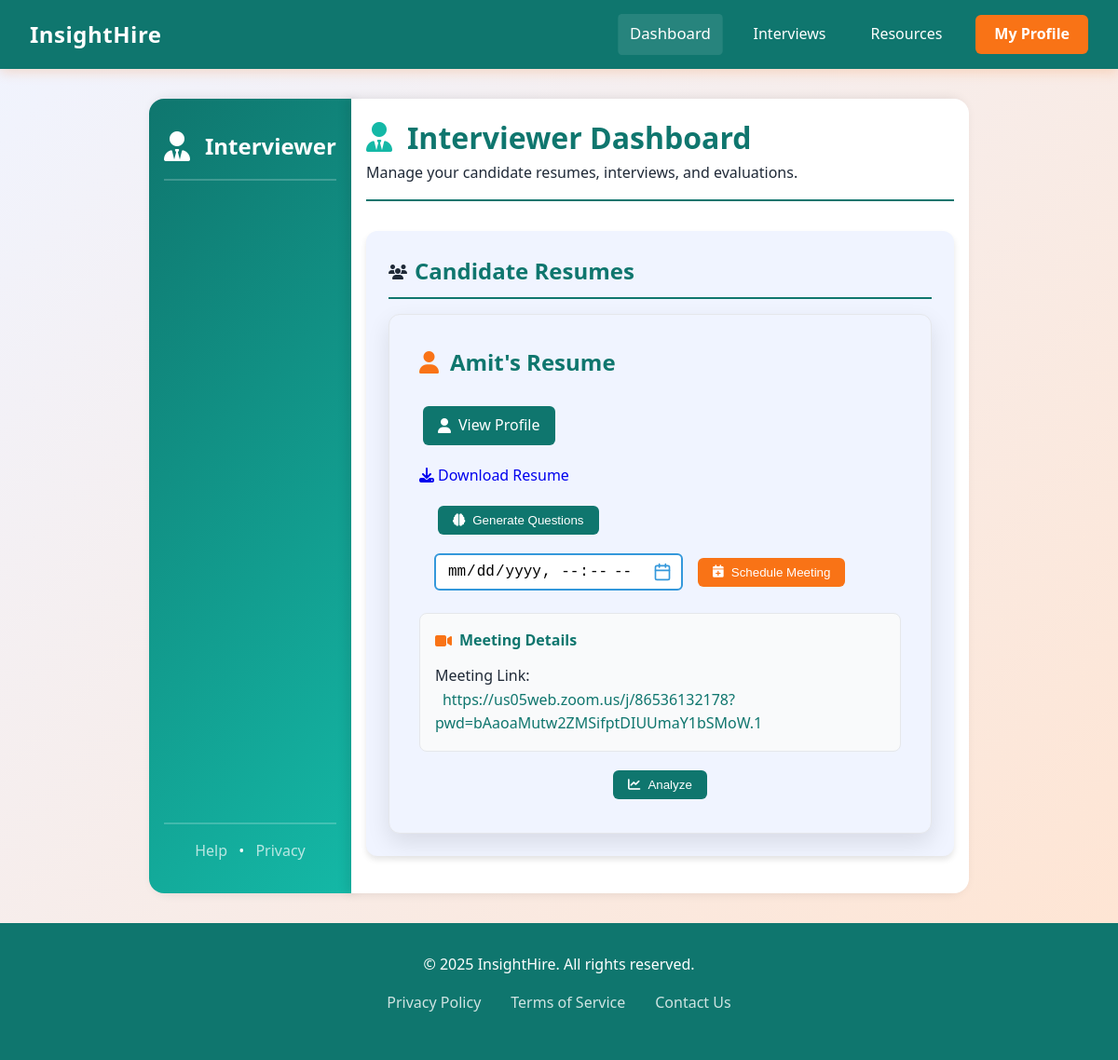
The page /interviewer/dashboard/ (signed in) on the database its author committed.
### candidates/models.py (models this page shows, shortened)
class CandidateProfile(models.Model):
    user = models.OneToOneField(User, on_delete=models.CASCADE)
    resume = models.FileField(upload_to='resumes/', blank=True, null=True)
    linkedin_profile = models.URLField(blank=True, null=True)  # New field
    github_profile = models.URLField(blank=True, null=True)  # New field
    address = models.TextField(blank=True, null=True)  # New field
    skills = models.CharField(max_length=500, blank=True, null=True)  # New field
    experience = models.CharField(max_length=255, blank=True, null=True)  # New field
    company_applied = models.CharField(max_length=255, blank=True, null=True)
    meeting_link = models.URLField(blank=True, null=True)
    job_title = models.CharField(max_length=255, blank=True, null=True)
    audio_file = models.FileField(upload_to="interview_audio/", blank=True, null=True)
    video_file = models.FileField(upload_to="interview_videos/", blank=True, null=True)
    emotion_analysis = models.TextField(blank=True, null=True)
    overall_report = models.TextField(blank=True, null=True)
    hiring_recommendation = models.FloatField(blank=True, null=True)
    application_status = models.CharField(
        max_length=10,
        choices=[('Pending', 'Pending'), ('Accepted', 'Accepted'), ('Rejected', 'Rejected')],
        default='Pending'
    )

### interviewers/views.py (the view, shortened to what this page needs)
# urls.py: path('dashboard/', interviewer_dashboard, name='interviewer_dashboard'),
@login_required
def interviewer_dashboard(request):
    resumes = CandidateProfile.objects.exclude(
        resume__isnull=True).exclude(resume__exact='')
    questions = None
    meeting_link = None
    evaluation_reports = {}
    interviewer_profile = InterviewerProfile.objects.get(user=request.user)
    candidates = CandidateProfile.objects.filter(company_applied=interviewer_profile.company_name)
    interviewer_profile = InterviewerProfile.objects.get(user=request.user)
    candidates = CandidateProfile.objects.filter(company_applied=interviewer_profile.company_name)
    interviewer_profile, created = InterviewerProfile.objects.get_or_create(
        user=request.user)
    return render(request, 'interviewers/dashboard.html', {
        'resumes': resumes,
        'questions': questions,
        'meeting_link': meeting_link,
        'evaluation_reports': evaluation_reports,
        'candidates': candidates
    })

### interviewers/templates/interviewers/dashboard.html (shortened to what this page needs)
{% load custom_filters %}
<!DOCTYPE html>
<html lang="en">
<head>
    <link href="https://cdnjs.cloudflare.com/ajax/libs/font-awesome/6.5.1/css/all.min.css" rel="stylesheet">
</head>
<body>
    <nav>
        <div class="nav-container">
            <a href="/" class="logo">
                <span class="logo-text">InsightHire</span>
            </a>
            <div class="nav-links">
                <a href="{% url 'interviewer_dashboard' %}" class="active">Dashboard</a>
                <a href="/notfound/">Interviews</a>
                <a href="/notfound/">Resources</a>
                <a href="{% url 'interviewer_profile' %}" class="profile-btn">My Profile</a>
            </div>
        </div>
    </nav>
    <div class="main-content">
        <div class="sidebar">
            <div class="sidebar-header">
                <i class="fas fa-user-tie"></i>
                <h2>Interviewer</h2>
            </div>
            <div class="sidebar-footer">
                <a href="/help">Help</a> •
                <a href="/privacy">Privacy</a>
            </div>
        </div>
        <div class="dashboard-container">
            <div class="dashboard-content">
                <div class="dashboard-header">
                    <h1><i class="fas fa-user-tie"></i> Interviewer Dashboard</h1>
                    <p>Manage your candidate resumes, interviews, and evaluations.</p>
                </div>
                <div class="card">
                    <div class="card-header">
                        <i class="fas fa-users"></i>
                        <h2>Candidate Resumes</h2>
                    </div>
                    {% if candidates %}
                    <div class="resume-container">
                        {% for candidate in candidates %}
                        <div class="resume-item">
                            <h3><i class="fas fa-user"></i> {{ candidate.user.username }}'s Resume</h3>
                            <a href="{% url 'view_candidate_profile' candidate.id %}" class="btn">
                                <i class="fas fa-user"></i> View Profile
                            </a>
                            {% if candidate.resume %}
                            <a href="{{ candidate.resume.url }}" style="text-decoration: none; display: block; margin: 1rem 0;">
                                <i class="fas fa-download"></i> Download Resume
                            </a>
                            <div class="resume-actions">
                                <form method="post" style="display: inline;">
                                    <button type="submit" name="generate_questions" class="btn">
                                        <i class="fas fa-brain"></i> Generate Questions
                                    </button>
                                </form>
                                <form method="post" style="display: inline;">
                                    <input type="datetime-local" name="start_time" required style="margin-right: 0.5rem;">
                                    <button type="submit" name="schedule_meeting" class="btn btn-secondary">
                                        <i class="fas fa-calendar-plus"></i> Schedule Meeting
                                    </button>
                                </form>
                            </div>
                            {% if candidate.meeting_link %}
                            <div class="interview-details">
                                <h4><i class="fas fa-video"></i> Meeting Details</h4>
                                <div>
                                    Meeting Link: <br>
                                    <a href="{{ candidate.meeting_link }}" target="_blank">
                                        {{ candidate.meeting_link }}
                                    </a>
                                </div>
                            </div>
                            <div class="analyze-btn">
                                <form method="get" action="{% url 'interviewer_analysis' %}" style="display: inline;">
                                    <button type="submit" class="btn">
                                        <i class="fas fa-chart-line"></i> Analyze
                                    </button>
                                </form>
                            </div>
                            {% endif %}
                            {% else %}
                            <p class="no-resume">
                                <i class="fas fa-exclamation-circle"></i> No resume uploaded.
                            </p>
                            {% endif %}
                        </div>
                        {% endfor %}
                    </div>
                    {% else %}
                    <div class="no-resume">
                        <p>No candidate resumes available.</p>
                    </div>
                    {% endif %}
                </div>
            </div>
        </div>
    </div>
    <footer>
        <div class="footer-content">
            <p>&copy; 2025 InsightHire. All rights reserved.</p>
            <div class="footer-links">
                <a href="/privacy/">Privacy Policy</a>
                <a href="/terms/">Terms of Service</a>
                <a href="/contact/">Contact Us</a>
            </div>
        </div>
    </footer>
</body>
</html>

### rows shown on the page
CandidateProfile: user.username "Amit", meeting_link "https://us05web.zoom.us/j/86536132178?pwd=bAaoaMutw2ZMSifptDIUUmaY1bSMoW.1"
